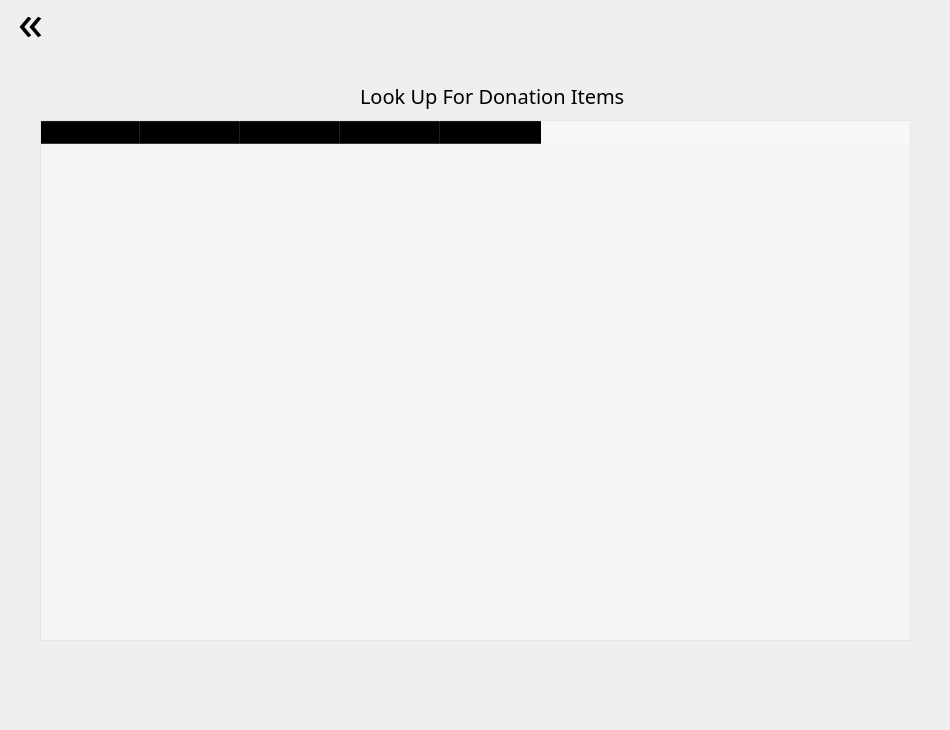
<?xml version="1.0" encoding="UTF-8"?>
<ui version="4.0">
 <class>Dialog</class>
 <widget class="QDialog" name="Dialog">
  <property name="geometry">
   <rect>
    <x>0</x>
    <y>0</y>
    <width>950</width>
    <height>730</height>
   </rect>
  </property>
  <property name="minimumSize">
   <size>
    <width>950</width>
    <height>730</height>
   </size>
  </property>
  <property name="maximumSize">
   <size>
    <width>950</width>
    <height>730</height>
   </size>
  </property>
  <property name="windowTitle">
   <string>Dialog</string>
  </property>
  <property name="styleSheet">
   <string notr="true">QDialog{
background: url(C:/Users/ARYA/Desktop/CoSc/College/S4/DBMS/DBMS Project/Images/browse.png) center no-repeat;
}</string>
  </property>
  <widget class="QPushButton" name="back">
   <property name="geometry">
    <rect>
     <x>0</x>
     <y>-10</y>
     <width>61</width>
     <height>61</height>
    </rect>
   </property>
   <property name="styleSheet">
    <string notr="true">QPushButton{
font-family: Lexend Deca;
font-size: 50px;
background-color: rgba(107, 147, 54, 0);
border: none;
}

QPushButton:hover{
color: green;
}

QPushButton:pressed{
font-size: 49px;
}</string>
   </property>
   <property name="text">
    <string>«</string>
   </property>
  </widget>
  <widget class="QLabel" name="label">
   <property name="geometry">
    <rect>
     <x>360</x>
     <y>60</y>
     <width>281</width>
     <height>71</height>
    </rect>
   </property>
   <property name="styleSheet">
    <string notr="true">QLabel{
font-family: Lexend Deca;
font-size: 20px;
}</string>
   </property>
   <property name="text">
    <string>Look Up For Donation Items</string>
   </property>
  </widget>
  <widget class="QTableWidget" name="tableWidget">
   <property name="geometry">
    <rect>
     <x>40</x>
     <y>120</y>
     <width>871</width>
     <height>521</height>
    </rect>
   </property>
   <property name="font">
    <font>
     <family>Lexend Deca</family>
     <pointsize>12</pointsize>
    </font>
   </property>
   <property name="layoutDirection">
    <enum>Qt::LeftToRight</enum>
   </property>
   <property name="autoFillBackground">
    <bool>false</bool>
   </property>
   <property name="styleSheet">
    <string notr="true">QTableWidget, QHeaderView, QScrollBar{
background: rgba(255, 255, 255, 0.3);
text-align: center;
}</string>
   </property>
   <column>
    <property name="text">
     <string>Sr No.</string>
    </property>
    <property name="font">
     <font>
      <pointsize>12</pointsize>
      <italic>true</italic>
     </font>
    </property>
    <property name="textAlignment">
     <set>AlignCenter</set>
    </property>
   </column>
   <column>
    <property name="text">
     <string>Image</string>
    </property>
    <property name="font">
     <font>
      <pointsize>12</pointsize>
      <italic>true</italic>
     </font>
    </property>
    <property name="background">
     <color alpha="0">
      <red>0</red>
      <green>0</green>
      <blue>0</blue>
     </color>
    </property>
   </column>
   <column>
    <property name="text">
     <string>Item</string>
    </property>
    <property name="font">
     <font>
      <pointsize>12</pointsize>
      <italic>true</italic>
     </font>
    </property>
   </column>
   <column>
    <property name="text">
     <string>Contact</string>
    </property>
    <property name="font">
     <font>
      <pointsize>12</pointsize>
      <italic>true</italic>
     </font>
    </property>
   </column>
   <column>
    <property name="text">
     <string>Location</string>
    </property>
    <property name="font">
     <font>
      <pointsize>12</pointsize>
      <italic>true</italic>
     </font>
    </property>
   </column>
  </widget>
  <widget class="QLabel" name="imgwid">
   <property name="geometry">
    <rect>
     <x>120</x>
     <y>60</y>
     <width>47</width>
     <height>13</height>
    </rect>
   </property>
   <property name="text">
    <string/>
   </property>
  </widget>
 </widget>
 <resources/>
 <connections/>
</ui>
